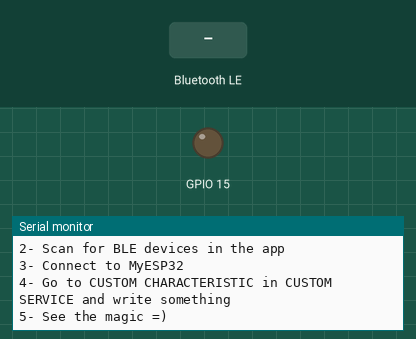
A sketch run on a simulated ESP32. On the bench: output pins drawn as LEDs (lit = HIGH), the last lines printed to the serial monitor. The inputs (shaded band) are chosen by the test bench. Nothing arrives over Bluetooth unless stated; a phone connects over Bluetooth LE 3 s after start.

Above: at 1.2 s.
1.3 s: Bluetooth LE write "O" received
At 2.5 s:
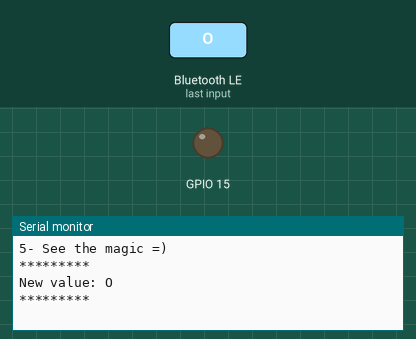
2.8 s: Bluetooth LE write "N" received
At 3.8 s:
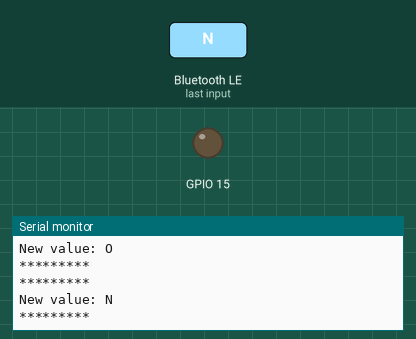
4.3 s: Bluetooth LE write "F" received
At 4.9 s:
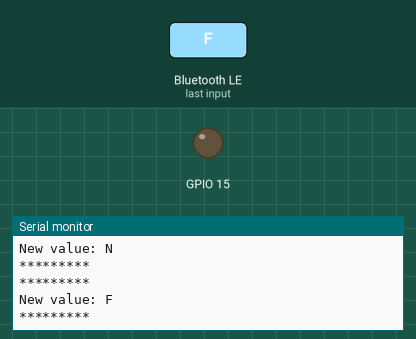

Measured:
- after the input at 1.3 s, the serial monitor: prints a new line at once (image 1)
- after the input at 2.8 s, the serial monitor: prints a new line at once (image 2)
- after the input at 4.3 s, the serial monitor: prints a new line at once (image 3)

The sketch:

ble_write.ino
```cpp
/*
    Based on Neil Kolban example for IDF: https://github.com/nkolban/esp32-snippets/blob/master/cpp_utils/tests/BLE%20Tests/SampleWrite.cpp
    Ported to Arduino ESP32 by Evandro Copercini
*/

#include <BLEDevice.h>
#include <BLEUtils.h>
#include <BLEServer.h>

// See the following for generating UUIDs:
// https://www.uuidgenerator.net/

#define SERVICE_UUID "91bad492-b950-4226-aa2b-4ede9fa42f59"
#define CHARACTERISTIC_UUID "0d563a58-196a-48ce-ace2-dfec78acc814"


class MyCallbacks: public BLECharacteristicCallbacks {
    void onWrite(BLECharacteristic *pCharacteristic) {
      std::string value = pCharacteristic->getValue();

      if (value.length() > 0) {
        Serial.println("*********");
        Serial.print("New value: ");
        for (int i = 0; i < value.length(); i++)
        {
          Serial.print(value[i]);
          if (value[0]=='O')
          {
            if (value[1]=='N')
            {
              digitalWrite(15, HIGH); // GET /H turns the LED on
            }
            else if (value[1]=='F')
            {
              digitalWrite(15, LOW); // GET /L turns the LED off
            }

          }
        }
        Serial.println();
        Serial.println("*********");
      }
    }
};

void setup() {
  Serial.begin(115200);
  pinMode(15, OUTPUT);

  Serial.println("1- Download and install an BLE scanner app in your phone");
  Serial.println("2- Scan for BLE devices in the app");
  Serial.println("3- Connect to MyESP32");
  Serial.println("4- Go to CUSTOM CHARACTERISTIC in CUSTOM SERVICE and write something");
  Serial.println("5- See the magic =)");

  BLEDevice::init("MyESP32_6");
  BLEServer *pServer = BLEDevice::createServer();

  BLEService *pService = pServer->createService(SERVICE_UUID);

  BLECharacteristic *pCharacteristic = pService->createCharacteristic(
                                         CHARACTERISTIC_UUID,
                                         BLECharacteristic::PROPERTY_READ |
                                         BLECharacteristic::PROPERTY_WRITE
                                       );

  pCharacteristic->setCallbacks(new MyCallbacks());

  pCharacteristic->setValue("Hello World");
  pService->start();

  BLEAdvertising *pAdvertising = pServer->getAdvertising();
  pAdvertising->start();
}

void loop() {
  // put your main code here, to run repeatedly:
  delay(2000);
}
```
